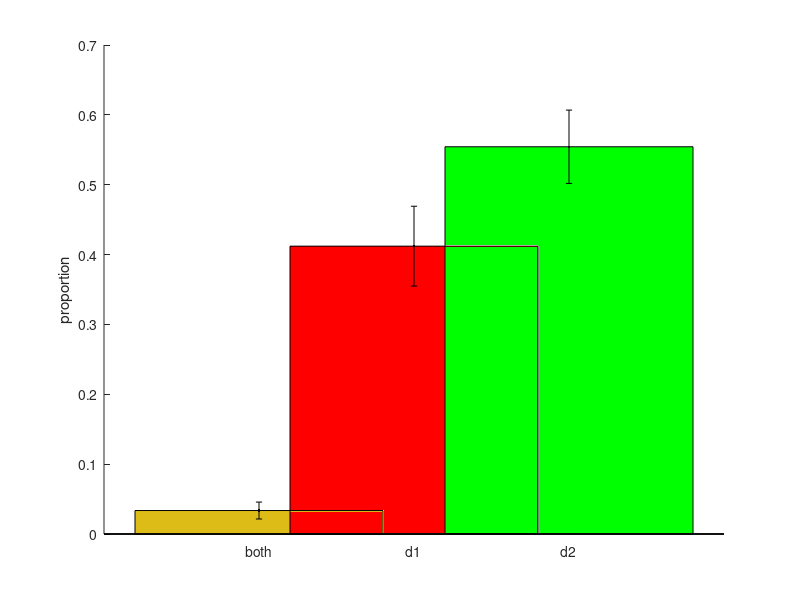

Here is the MATLAB script that generated this plot: (Note: this script raises an error after producing the figure.)
function overlapping_cell_counts()
  values = [1 8 14;...
            1 25 24;...
            1 16 25;...
            18 223 309;...
            24 213 263];
  totals = sum(values, 2);
  for i=1:size(values, 1)
    values(i,:) = values(i,:) ./ totals(i);
  end
  f = figure();
  hold on;
  bar(1, mean(values(:,1)), 'facecolor', [222 188 24]./255);
  bar(2, mean(values(:,2)), 'facecolor', [1 0 0]);
  bar(3, mean(values(:,3)), 'facecolor', [0 1 0]);
  errorbar(1:3, mean(values, 1), std(values, [], 1), 'k.')
  xticks(1:3)
  xticklabels({'both', 'd1', 'd2'});
  ylabel('proportion');
  f.PaperUnits = 'inches';
  f.PaperPosition = [0 0 4 3];
  saveas(f, '/Users/wgillis/Dropbox (HMS)/lab-datta/projects/dls-function/paper/figs/overlapping-cell-count/cre-on-off-overlap', 'epsc');
  savefig(f, '/Users/wgillis/Dropbox (HMS)/lab-datta/projects/dls-function/paper/figs/overlapping-cell-count/cre-on-off-overlap');
  print(f, '/Users/wgillis/Dropbox (HMS)/lab-datta/projects/dls-function/paper/figs/overlapping-cell-count/cre-on-off-overlap', '-r300', '-dtiff');
end % function
